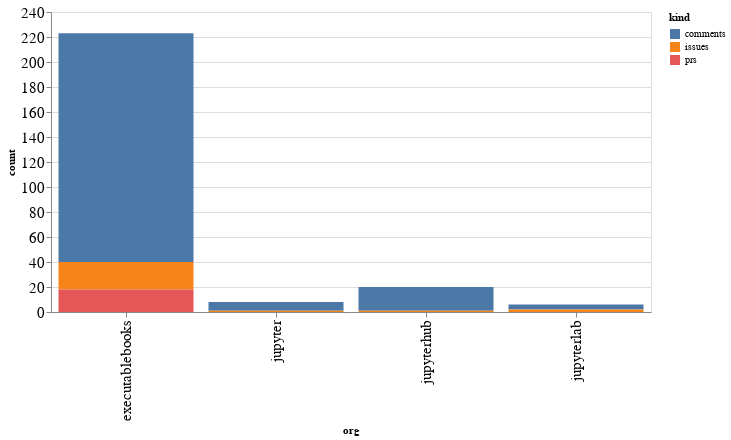

Notebook code for this chart:
### Code cell
alt.Chart(org_summaries, width=600).mark_bar().encode(
    x='org',
    y='count',
    color='kind',
    tooltip="org"
)

### Figure 1 — Vega-Lite specification as saved in the notebook (floating-point values rounded to 4 significant figures)
{"config": {"axisLeft": {"labelFontSize": 15}, "axisBottom": {"labelFontSize": 15}}, "data": {"name": "data-38f16fa368afda2599661c33dbee1220"}, "mark": "bar", "encoding": {"color": {"type": "nominal", "field": "kind"}, "tooltip": {"type": "nominal", "field": "org"}, "x": {"type": "nominal", "field": "org"}, "y": {"type": "quantitative", "field": "count"}}, "width": 600, "$schema": "https://vega.github.io/schema/vega-lite/v4.8.1.json", "datasets": {"data-38f16fa368afda2599661c33dbee1220": [{"org": "executablebooks", "kind": "comments", "count": 183}, {"org": "executablebooks", "kind": "issues", "count": 22}, {"org": "executablebooks", "kind": "prs", "count": 18}, {"org": "jupyter", "kind": "comments", "count": 7}, {"org": "jupyter", "kind": "issues", "count": 1}, {"org": "jupyterhub", "kind": "comments", "count": 19}, {"org": "jupyterhub", "kind": "issues", "count": 1}, {"org": "jupyterlab", "kind": "comments", "count": 4}, {"org": "jupyterlab", "kind": "issues", "count": 2}]}}
